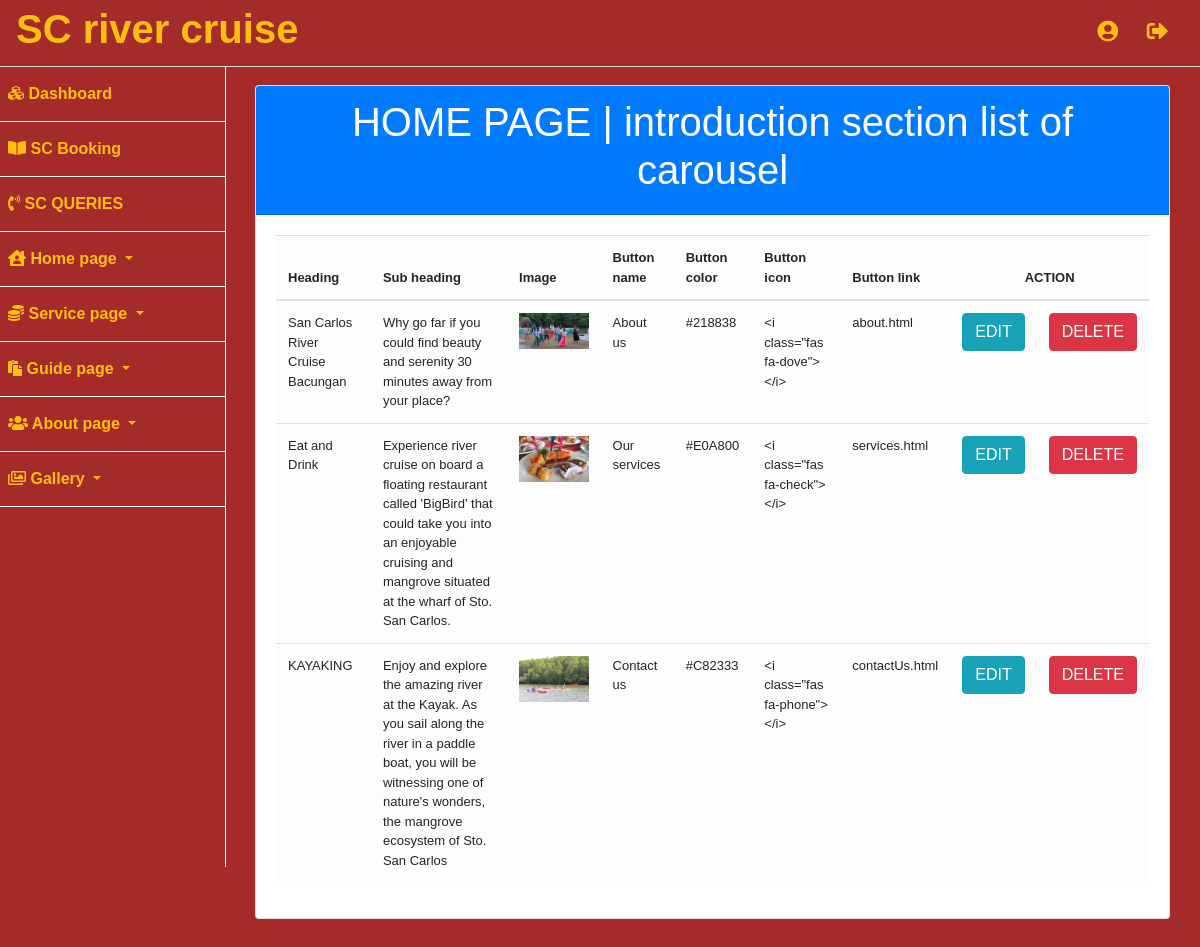
Screenshot of /admin/home-page.php?section=intro&source=view_caro (signed in) with the database file from the repository.
### tables this page shows
CREATE TABLE `home_page_intro` (
  `id` int(11) NOT NULL,
  `intro_heading` varchar(255) NOT NULL,
  `intro_sub_heading` varchar(255) NOT NULL,
  `intro_image` varchar(255) DEFAULT NULL,
  `intro_button_name` varchar(255) NOT NULL,
  `intro_button_color` varchar(255) NOT NULL,
  `intro_button_icon` varchar(255) NOT NULL,
  `intro_button_link` varchar(255) NOT NULL
);

### admin/includes/home_page/intro_view_carousel.php (the view)
<div class="card vh-100">
    <div class="card-header bg-primary text-white">
        <h1 class="text-center">HOME PAGE | introduction section list of carousel</h1>
    </div>
    <div class="card-body">
<div class="table-responsive-md" style="font-size: 13px;">
    <table class="table table-light">
        <thead>
            <tr>
                <th>Heading</th>
                <th>Sub heading</th>
                <th>Image</th>
                <th>Button name</th>
                <th>Button color</th>
                <th>Button icon</th>
                <th>Button link</th>
                <th colspan="2" class="text-center">
                    ACTION
                </th>
            </tr>
        </thead>
        <tbody>
                <?php
                    $fetch_all_carousel = $connection->query("SELECT * FROM home_page_intro");
                    while($row = $fetch_all_carousel->fetch_assoc()){
                ?>
                    <tr>
                        <td> <?=$row['intro_heading']?> </td>
                        <td> <?=$row['intro_sub_heading']?> </td>
                        <td> <img src="../images/<?= $row['intro_image']?>" alt="" class="img-responsive" width="100%" > </td>
                        <td> <?= $row['intro_button_name'] ?> </td>
                        <td> <?= $row['intro_button_color'] ?> </td>
                        <td> <?= $row['intro_button_icon'] ?> </td>
                        <td> <?= $row['intro_button_link'] ?> </td>
                        <td>
                            <a class="btn btn-info" href="home-page.php?section=intro&source=edit_caro&id=<?=$row['id']?>">EDIT</a>
                        </td>
                        <td>
                        <a href="javascript:void(0)" class="btn btn-danger delete" rel="<?=$row['id']?>" tbl='intro' >DELETE </a>
                        </td>
                    </tr>
                <?php
                    }
                ?>
        </tbody>
    </table>
</div>
    </div>
</div>

### admin/css/main.css (style rules this page uses)
* { box-sizing: border-box; font-family: sans-serif; text-decoration: none; }
html,body { height: 100%; background-color: #A52A2A; }
body { margin-top: 100px; }
@media (min-width:768px) { body { margin-top: 50px; } }

### rows the page displays
home_page_intro: intro_heading "San Carlos River Cruise Bacungan", intro_sub_heading "Why go far if you could find beauty and serenity 30 minutes away from your place?", intro_image (picture), intro_button_name "About us", intro_button_color "#218838", intro_button_icon "<i class=\"fas fa-dove\"></i>", intro_button_link "about.html"
home_page_intro: intro_heading "Eat and Drink", intro_sub_heading "Experience river cruise on board a floating restaurant called 'BigBird' that could take you into an enjoyable cruising and mangrove situated at the wharf of Sto. San Carlos.", intro_image (picture), intro_button_name "Our services", intro_button_color "#E0A800", intro_button_icon "<i class=\"fas fa-check\"></i>", intro_button_link "services.html"
home_page_intro: intro_heading "KAYAKING", intro_sub_heading "Enjoy and explore the amazing river at the Kayak. As you sail along the river in a paddle boat, you will be witnessing one of nature's wonders, the mangrove ecosystem of Sto. San Carlos", intro_image (picture), intro_button_name "Contact us", intro_button_color "#C82333", intro_button_icon "<i class=\"fas fa-phone\"></i>", intro_button_link "contactUs.html"
